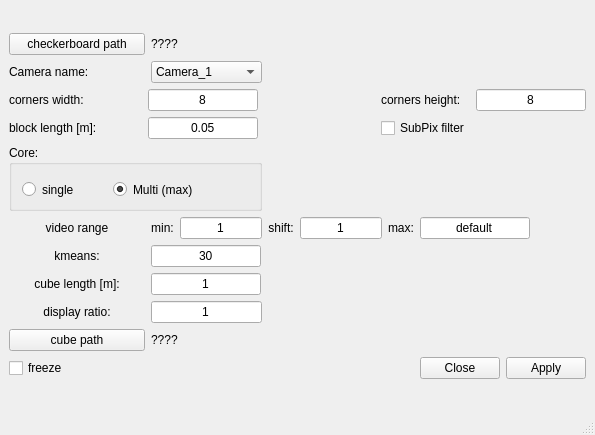
<?xml version="1.0" encoding="UTF-8"?>
<ui version="4.0">
 <class>MainWindow</class>
 <widget class="QMainWindow" name="MainWindow">
  <property name="geometry">
   <rect>
    <x>0</x>
    <y>0</y>
    <width>595</width>
    <height>435</height>
   </rect>
  </property>
  <property name="maximumSize">
   <size>
    <width>99999</width>
    <height>99999</height>
   </size>
  </property>
  <property name="windowTitle">
   <string>MainWindow</string>
  </property>
  <widget class="QWidget" name="centralwidget">
   <layout class="QGridLayout" name="gridLayout_3">
    <item row="0" column="0">
     <layout class="QGridLayout" name="gridLayout_2">
      <item row="0" column="0">
       <widget class="QPushButton" name="pushButton_4">
        <property name="minimumSize">
         <size>
          <width>136</width>
          <height>0</height>
         </size>
        </property>
        <property name="maximumSize">
         <size>
          <width>300</width>
          <height>16777215</height>
         </size>
        </property>
        <property name="sizeIncrement">
         <size>
          <width>300</width>
          <height>0</height>
         </size>
        </property>
        <property name="text">
         <string>checkerboard path</string>
        </property>
       </widget>
      </item>
      <item row="0" column="1" colspan="2">
       <widget class="QLabel" name="label_8">
        <property name="maximumSize">
         <size>
          <width>421</width>
          <height>16777215</height>
         </size>
        </property>
        <property name="text">
         <string>????</string>
        </property>
       </widget>
      </item>
      <item row="1" column="0">
       <widget class="QLabel" name="label_17">
        <property name="text">
         <string>Camera name:</string>
        </property>
       </widget>
      </item>
      <item row="1" column="1" colspan="2">
       <widget class="QComboBox" name="comboBox_2">
        <item>
         <property name="text">
          <string>Camera_1</string>
         </property>
        </item>
        <item>
         <property name="text">
          <string>Camera_2</string>
         </property>
        </item>
        <item>
         <property name="text">
          <string>Camera_3</string>
         </property>
        </item>
        <item>
         <property name="text">
          <string>Camera_4</string>
         </property>
        </item>
        <item>
         <property name="text">
          <string>Camera_5</string>
         </property>
        </item>
       </widget>
      </item>
      <item row="2" column="0" colspan="8">
       <layout class="QGridLayout" name="gridLayout">
        <item row="0" column="0">
         <widget class="QLabel" name="label_3">
          <property name="minimumSize">
           <size>
            <width>133</width>
            <height>0</height>
           </size>
          </property>
          <property name="maximumSize">
           <size>
            <width>133</width>
            <height>16777215</height>
           </size>
          </property>
          <property name="text">
           <string>corners width:</string>
          </property>
         </widget>
        </item>
        <item row="0" column="1">
         <widget class="QLineEdit" name="lineEdit_3">
          <property name="minimumSize">
           <size>
            <width>110</width>
            <height>0</height>
           </size>
          </property>
          <property name="maximumSize">
           <size>
            <width>110</width>
            <height>16777215</height>
           </size>
          </property>
          <property name="text">
           <string>8</string>
          </property>
          <property name="alignment">
           <set>Qt::AlignCenter</set>
          </property>
         </widget>
        </item>
        <item row="0" column="2">
         <spacer name="horizontalSpacer_9">
          <property name="orientation">
           <enum>Qt::Horizontal</enum>
          </property>
          <property name="sizeHint" stdset="0">
           <size>
            <width>38</width>
            <height>22</height>
           </size>
          </property>
         </spacer>
        </item>
        <item row="0" column="3">
         <widget class="QLabel" name="label_9">
          <property name="text">
           <string>corners height:</string>
          </property>
         </widget>
        </item>
        <item row="0" column="4">
         <widget class="QLineEdit" name="lineEdit_6">
          <property name="maximumSize">
           <size>
            <width>110</width>
            <height>16777215</height>
           </size>
          </property>
          <property name="text">
           <string>8</string>
          </property>
          <property name="alignment">
           <set>Qt::AlignCenter</set>
          </property>
         </widget>
        </item>
        <item row="1" column="0">
         <widget class="QLabel" name="label_4">
          <property name="minimumSize">
           <size>
            <width>133</width>
            <height>0</height>
           </size>
          </property>
          <property name="maximumSize">
           <size>
            <width>133</width>
            <height>16777215</height>
           </size>
          </property>
          <property name="text">
           <string>block length [m]:</string>
          </property>
         </widget>
        </item>
        <item row="1" column="1">
         <widget class="QLineEdit" name="lineEdit_4">
          <property name="minimumSize">
           <size>
            <width>110</width>
            <height>0</height>
           </size>
          </property>
          <property name="maximumSize">
           <size>
            <width>110</width>
            <height>16777215</height>
           </size>
          </property>
          <property name="text">
           <string>0.05</string>
          </property>
          <property name="alignment">
           <set>Qt::AlignCenter</set>
          </property>
         </widget>
        </item>
        <item row="1" column="2">
         <spacer name="horizontalSpacer_10">
          <property name="orientation">
           <enum>Qt::Horizontal</enum>
          </property>
          <property name="sizeHint" stdset="0">
           <size>
            <width>40</width>
            <height>20</height>
           </size>
          </property>
         </spacer>
        </item>
        <item row="1" column="3">
         <widget class="QCheckBox" name="checkBox">
          <property name="text">
           <string>SubPix filter</string>
          </property>
         </widget>
        </item>
       </layout>
      </item>
      <item row="3" column="0" colspan="3">
       <widget class="QGroupBox" name="groupBox_2">
        <property name="minimumSize">
         <size>
          <width>0</width>
          <height>61</height>
         </size>
        </property>
        <property name="maximumSize">
         <size>
          <width>16777215</width>
          <height>70</height>
         </size>
        </property>
        <property name="title">
         <string>Core:</string>
        </property>
        <widget class="QRadioButton" name="radioButton_6">
         <property name="geometry">
          <rect>
           <x>13</x>
           <y>33</y>
           <width>85</width>
           <height>23</height>
          </rect>
         </property>
         <property name="text">
          <string>single</string>
         </property>
        </widget>
        <widget class="QRadioButton" name="radioButton_7">
         <property name="geometry">
          <rect>
           <x>104</x>
           <y>33</y>
           <width>101</width>
           <height>23</height>
          </rect>
         </property>
         <property name="text">
          <string>Multi (max)</string>
         </property>
         <property name="checked">
          <bool>true</bool>
         </property>
        </widget>
       </widget>
      </item>
      <item row="4" column="0">
       <widget class="QLabel" name="label_18">
        <property name="minimumSize">
         <size>
          <width>130</width>
          <height>0</height>
         </size>
        </property>
        <property name="text">
         <string>video range</string>
        </property>
        <property name="alignment">
         <set>Qt::AlignCenter</set>
        </property>
       </widget>
      </item>
      <item row="4" column="1">
       <widget class="QLabel" name="label_19">
        <property name="text">
         <string>min:</string>
        </property>
        <property name="alignment">
         <set>Qt::AlignCenter</set>
        </property>
       </widget>
      </item>
      <item row="4" column="2">
       <widget class="QLineEdit" name="lineEdit_13">
        <property name="enabled">
         <bool>true</bool>
        </property>
        <property name="maximumSize">
         <size>
          <width>110</width>
          <height>16777215</height>
         </size>
        </property>
        <property name="text">
         <string>1</string>
        </property>
        <property name="alignment">
         <set>Qt::AlignCenter</set>
        </property>
       </widget>
      </item>
      <item row="4" column="3">
       <widget class="QLabel" name="label_20">
        <property name="text">
         <string>shift:</string>
        </property>
        <property name="alignment">
         <set>Qt::AlignCenter</set>
        </property>
       </widget>
      </item>
      <item row="4" column="4">
       <widget class="QLineEdit" name="lineEdit_14">
        <property name="enabled">
         <bool>true</bool>
        </property>
        <property name="maximumSize">
         <size>
          <width>110</width>
          <height>16777215</height>
         </size>
        </property>
        <property name="text">
         <string>1</string>
        </property>
        <property name="alignment">
         <set>Qt::AlignCenter</set>
        </property>
       </widget>
      </item>
      <item row="4" column="5">
       <widget class="QLabel" name="label_21">
        <property name="text">
         <string>max:</string>
        </property>
        <property name="alignment">
         <set>Qt::AlignCenter</set>
        </property>
       </widget>
      </item>
      <item row="4" column="6" colspan="2">
       <widget class="QLineEdit" name="lineEdit_15">
        <property name="enabled">
         <bool>true</bool>
        </property>
        <property name="maximumSize">
         <size>
          <width>110</width>
          <height>16777215</height>
         </size>
        </property>
        <property name="text">
         <string>default</string>
        </property>
        <property name="alignment">
         <set>Qt::AlignCenter</set>
        </property>
       </widget>
      </item>
      <item row="5" column="0">
       <widget class="QLabel" name="label_22">
        <property name="minimumSize">
         <size>
          <width>130</width>
          <height>0</height>
         </size>
        </property>
        <property name="text">
         <string>kmeans:</string>
        </property>
        <property name="alignment">
         <set>Qt::AlignCenter</set>
        </property>
       </widget>
      </item>
      <item row="5" column="1" colspan="2">
       <widget class="QLineEdit" name="lineEdit_16">
        <property name="enabled">
         <bool>true</bool>
        </property>
        <property name="maximumSize">
         <size>
          <width>110</width>
          <height>16777215</height>
         </size>
        </property>
        <property name="text">
         <string>30</string>
        </property>
        <property name="alignment">
         <set>Qt::AlignCenter</set>
        </property>
       </widget>
      </item>
      <item row="6" column="0">
       <widget class="QLabel" name="label">
        <property name="text">
         <string>cube length [m]:</string>
        </property>
        <property name="alignment">
         <set>Qt::AlignCenter</set>
        </property>
       </widget>
      </item>
      <item row="6" column="1" colspan="2">
       <widget class="QLineEdit" name="lineEdit">
        <property name="minimumSize">
         <size>
          <width>0</width>
          <height>0</height>
         </size>
        </property>
        <property name="maximumSize">
         <size>
          <width>110</width>
          <height>16777215</height>
         </size>
        </property>
        <property name="text">
         <string>1</string>
        </property>
        <property name="alignment">
         <set>Qt::AlignCenter</set>
        </property>
       </widget>
      </item>
      <item row="7" column="0">
       <widget class="QLabel" name="label_2">
        <property name="text">
         <string>display ratio:</string>
        </property>
        <property name="alignment">
         <set>Qt::AlignCenter</set>
        </property>
       </widget>
      </item>
      <item row="7" column="1" colspan="2">
       <widget class="QLineEdit" name="lineEdit_2">
        <property name="text">
         <string>1</string>
        </property>
        <property name="alignment">
         <set>Qt::AlignCenter</set>
        </property>
       </widget>
      </item>
      <item row="8" column="0">
       <widget class="QPushButton" name="pushButton_6">
        <property name="minimumSize">
         <size>
          <width>120</width>
          <height>0</height>
         </size>
        </property>
        <property name="maximumSize">
         <size>
          <width>300</width>
          <height>16777215</height>
         </size>
        </property>
        <property name="sizeIncrement">
         <size>
          <width>300</width>
          <height>0</height>
         </size>
        </property>
        <property name="text">
         <string>cube path</string>
        </property>
       </widget>
      </item>
      <item row="8" column="1" colspan="2">
       <widget class="QLabel" name="label_10">
        <property name="maximumSize">
         <size>
          <width>421</width>
          <height>16777215</height>
         </size>
        </property>
        <property name="text">
         <string>????</string>
        </property>
       </widget>
      </item>
      <item row="9" column="0">
       <widget class="QCheckBox" name="checkBox_3">
        <property name="text">
         <string>freeze</string>
        </property>
        <property name="checked">
         <bool>false</bool>
        </property>
       </widget>
      </item>
      <item row="9" column="6">
       <widget class="QPushButton" name="pushButton_7">
        <property name="maximumSize">
         <size>
          <width>90</width>
          <height>16777215</height>
         </size>
        </property>
        <property name="text">
         <string>Close</string>
        </property>
       </widget>
      </item>
      <item row="9" column="7">
       <widget class="QPushButton" name="pushButton_8">
        <property name="maximumSize">
         <size>
          <width>90</width>
          <height>16777215</height>
         </size>
        </property>
        <property name="text">
         <string>Apply</string>
        </property>
       </widget>
      </item>
     </layout>
    </item>
   </layout>
  </widget>
  <widget class="QMenuBar" name="menubar">
   <property name="geometry">
    <rect>
     <x>0</x>
     <y>0</y>
     <width>595</width>
     <height>22</height>
    </rect>
   </property>
  </widget>
  <widget class="QStatusBar" name="statusbar"/>
 </widget>
 <resources/>
 <connections>
  <connection>
   <sender>pushButton_7</sender>
   <signal>clicked(bool)</signal>
   <receiver>MainWindow</receiver>
   <slot>close()</slot>
   <hints>
    <hint type="sourcelabel">
     <x>443</x>
     <y>328</y>
    </hint>
    <hint type="destinationlabel">
     <x>352</x>
     <y>326</y>
    </hint>
   </hints>
  </connection>
 </connections>
</ui>
